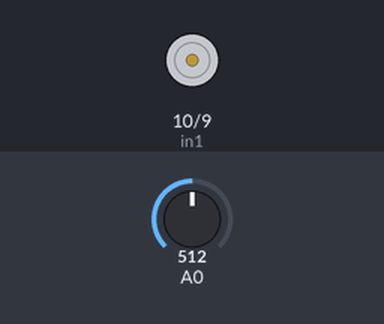
A sketch run on a simulated Arduino Uno, built with avr-gcc and run on an emulated ATmega328P. Shown: motor-driver pin pairs drawn as motors (green arrow = first pin HIGH = forward, orange = second pin HIGH = backward, longer = more drive, scaled by the enable pin). Inputs (shaded band) come from the test bench; at power-on: A0 = 512.

Above: at 1.2 s.
1.3 s: A0 set to 227
2.8 s: A0 set to 199
At 4.0 s:
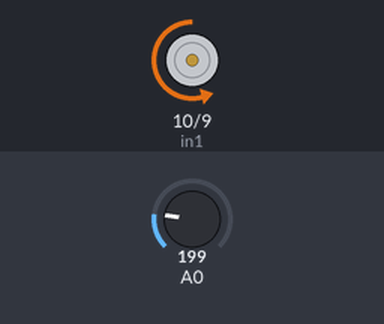
4.3 s: A0 set to 122
At 5.3 s:
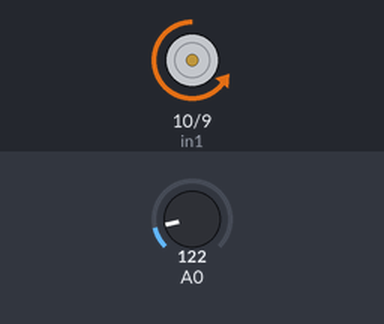
5.8 s: A0 set to 306
At 6.5 s:
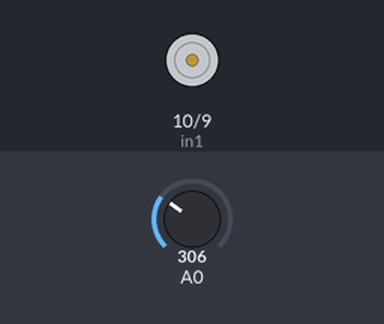
7.3 s: A0 set to 799
8.8 s: A0 set to 832
At 9.9 s:
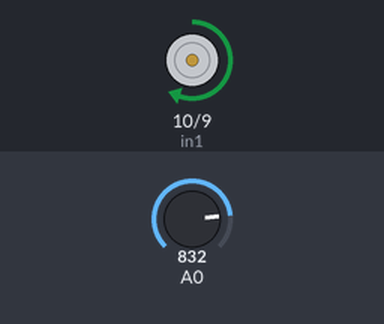
Timing chart, 0 to 11.3 s (numbered marks = the images above; inputs shaded):
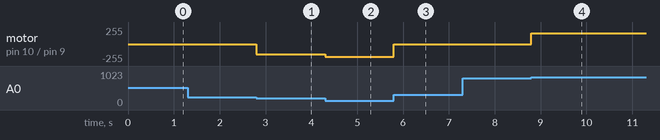

The sketch:

Motor_Dial.ino
```cpp
int in1 = 10; //out the board into L293D channel 1 pin
int in2 = 9; //out the board into L293D channel 2 pin

int enable1 = 11; //out the board into L293D enable 2 pin
bool rot_dir;

int rot_speed;

void setup() {
  pinMode(in1, OUTPUT);
  pinMode(in2, OUTPUT);
  pinMode(enable1, OUTPUT);
}
void loop() {
  int dial_val = analogRead(A0); //value of dial
  rot_speed = abs(dial_val - 512);// 1024/2 half of the range of analog values
  if (dial_val>512)
    rot_dir = true; //positive
  else
    rot_dir = false; //negative
  //control motor with input received
  rot_speed = map(rot_speed, 0, 512, 0, 255);
  if (rot_speed > 150) {//check if functional amount
    driveMotor(rot_dir, rot_speed);// map range of speeds to range of outputs
  }
  else{//if not motor isoff
    digitalWrite(in1, LOW);
    digitalWrite(in2, LOW);
  }
}

void driveMotor(bool dir, int speed){
  //logic for motor direction
  if (rot_dir){//positive rotation
    digitalWrite(in1, HIGH);
    digitalWrite(in2, LOW);
  }
  else{
    digitalWrite(in1, LOW);
    digitalWrite(in2, HIGH);
  }
  //logic for motor speed
  analogWrite(enable1, constrain(speed, 0, 255));
}
```

Measured:
- the behaviour switches between 209 and 208 on A0 (found by bisection; images 0 and 1)
- the behaviour switches between 815 and 816 on A0 (found by bisection; images 3 and 4)
- after the input at 1.3 s, every drawn part: stays the same
- after the input at 2.8 s, motor on pin 10 (in1) / pin 9 (in2): stopped → backward 155/255 at once
- after the input at 4.3 s, motor on pin 10 (in1) / pin 9 (in2): backward 155/255 → backward 194/255 at once
- after the input at 5.8 s, motor on pin 10 (in1) / pin 9 (in2): backward 194/255 → stopped at once
- after the input at 7.3 s, every drawn part: stays the same
- after the input at 8.8 s, motor on pin 10 (in1) / pin 9 (in2): stopped → forward 159/255 at once
